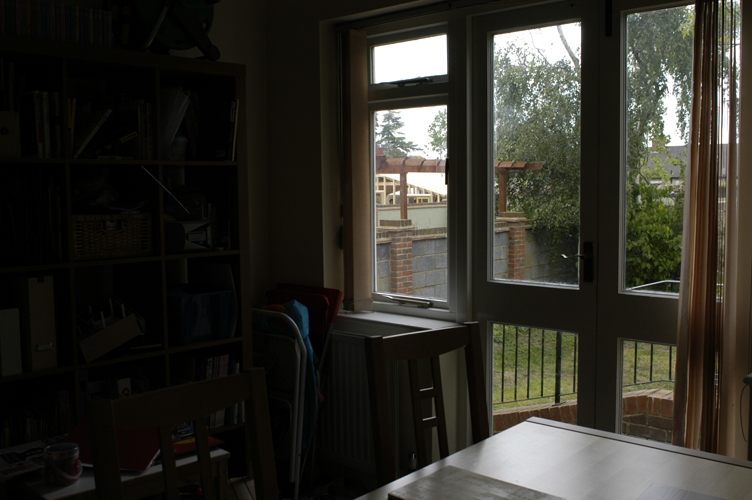
%> input picture datasets/Multi_Exposure/B.jpg, 752 x 500 px
$ octave Demo_Multi_Exposure_Fusion.m   (GNU Octave 9; MATLAB toolbox functions it lacks are replaced by stand-ins)
%> lines starting %> are read from the running program, lines starting %| are printed output that depends on the picture
% Multi-Exposure Image Fusion Demo script.

% This script demonstrates LoBCoD for Multi-Exposure image fusion.
% The script loads the following variables:
%
% (1) D_init - The initial dictionary used to represent the edge-components.
% (2) Gx, Gy - The gradient matrices used for gradient calculation in
%              the horizontal and vertical directions.
% (3) G      - The gradient matrix "G = eye + mu*(Gx'*Gx+Gy'*Gy)".
%

addpath('functions')
addpath mexfiles;
addpath image_helpers;
addpath('vlfeat/toolbox');
addpath('utilities');
addpath(genpath('spams-matlab'));
vl_setup();
%> (this line was passed over: vl_setup is not available in this run)

I_org = cell(1,2);
I_org{1} = double((imread('datasets\Multi_Exposure\B.jpg')));
I_org{2} = double((imread('datasets\Multi_Exposure\C.jpg')));
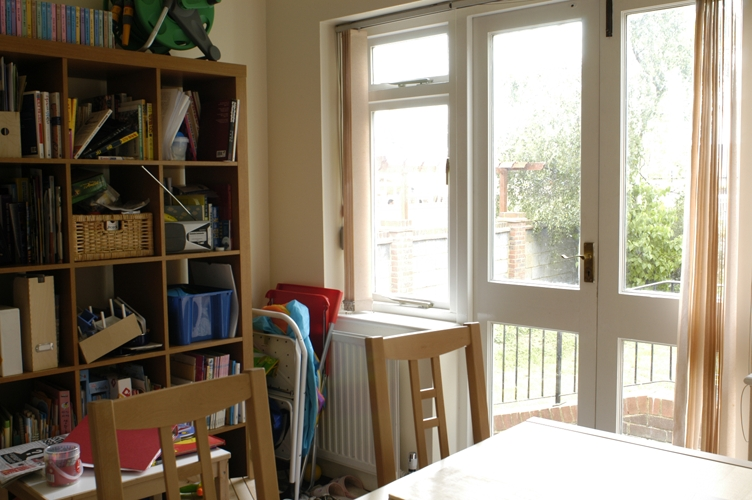
%> input picture datasets/Multi_Exposure/C.jpg, 752 x 500 px

I_org_1 = I_org{1}(101:400,101:500,:);
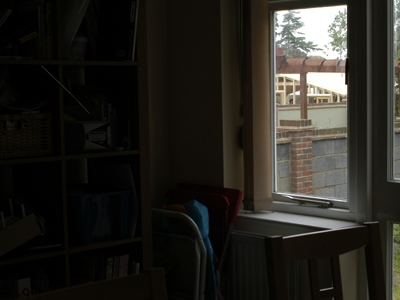
%> I_org_1: size 300x400x3 double; mean R, G, B 37.4, 35.5, 30.2
I_org_2 = I_org{2}(101:400,101:500,:);
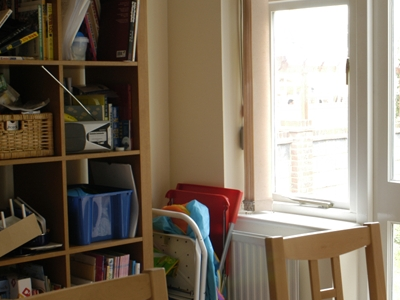
%> I_org_2: size 300x400x3 double; mean R, G, B 127.1, 114.5, 98.5


I_org{1}= imresize(I_org_1,[210 210]);
I_org{2}= imresize(I_org_2,[210 210]);


I_lab = cell(1,2);
I_lab{1} = rgb2lab(I_org{1});
I_lab{2} = rgb2lab(I_org{2});


%> (the run ends here)
